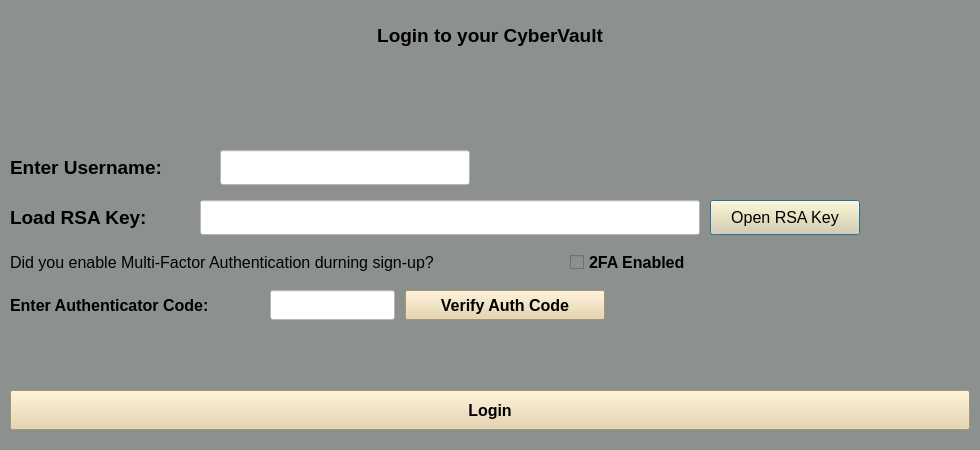
<?xml version="1.0" encoding="UTF-8"?>
<ui version="4.0">
 <class>login_window</class>
 <widget class="QDialog" name="login_window">
  <property name="geometry">
   <rect>
    <x>0</x>
    <y>0</y>
    <width>980</width>
    <height>450</height>
   </rect>
  </property>
  <property name="sizePolicy">
   <sizepolicy hsizetype="Fixed" vsizetype="Fixed">
    <horstretch>0</horstretch>
    <verstretch>0</verstretch>
   </sizepolicy>
  </property>
  <property name="minimumSize">
   <size>
    <width>980</width>
    <height>450</height>
   </size>
  </property>
  <property name="maximumSize">
   <size>
    <width>980</width>
    <height>450</height>
   </size>
  </property>
  <property name="windowTitle">
   <string>Login</string>
  </property>
  <property name="styleSheet">
   <string notr="true">background-color: rgb(141, 145, 141);</string>
  </property>
  <widget class="QLabel" name="title">
   <property name="geometry">
    <rect>
     <x>10</x>
     <y>10</y>
     <width>960</width>
     <height>50</height>
    </rect>
   </property>
   <property name="font">
    <font>
     <family>Arial</family>
     <pointsize>14</pointsize>
     <weight>75</weight>
     <bold>true</bold>
    </font>
   </property>
   <property name="text">
    <string>Login to your CyberVault</string>
   </property>
   <property name="alignment">
    <set>Qt::AlignCenter</set>
   </property>
  </widget>
  <widget class="QLabel" name="user_label">
   <property name="geometry">
    <rect>
     <x>10</x>
     <y>150</y>
     <width>200</width>
     <height>35</height>
    </rect>
   </property>
   <property name="font">
    <font>
     <family>Arial</family>
     <pointsize>14</pointsize>
     <weight>75</weight>
     <bold>true</bold>
    </font>
   </property>
   <property name="text">
    <string>Enter Username: </string>
   </property>
  </widget>
  <widget class="QLineEdit" name="user_entry">
   <property name="geometry">
    <rect>
     <x>220</x>
     <y>150</y>
     <width>250</width>
     <height>35</height>
    </rect>
   </property>
   <property name="font">
    <font>
     <family>Arial</family>
     <pointsize>12</pointsize>
    </font>
   </property>
   <property name="styleSheet">
    <string notr="true">background-color: rgb(255, 255, 255);</string>
   </property>
  </widget>
  <widget class="QLabel" name="rsa_key_label">
   <property name="geometry">
    <rect>
     <x>10</x>
     <y>200</y>
     <width>180</width>
     <height>35</height>
    </rect>
   </property>
   <property name="font">
    <font>
     <family>Arial</family>
     <pointsize>14</pointsize>
     <weight>75</weight>
     <bold>true</bold>
    </font>
   </property>
   <property name="text">
    <string>Load RSA Key:</string>
   </property>
   <property name="alignment">
    <set>Qt::AlignLeading|Qt::AlignLeft|Qt::AlignVCenter</set>
   </property>
  </widget>
  <widget class="QLineEdit" name="rsa_key_entry">
   <property name="geometry">
    <rect>
     <x>200</x>
     <y>200</y>
     <width>500</width>
     <height>35</height>
    </rect>
   </property>
   <property name="font">
    <font>
     <family>Arial</family>
     <pointsize>12</pointsize>
    </font>
   </property>
   <property name="focusPolicy">
    <enum>Qt::StrongFocus</enum>
   </property>
   <property name="styleSheet">
    <string notr="true">background-color: rgb(255, 255, 255);</string>
   </property>
   <property name="echoMode">
    <enum>QLineEdit::Password</enum>
   </property>
  </widget>
  <widget class="QPushButton" name="load_rsa_button">
   <property name="geometry">
    <rect>
     <x>710</x>
     <y>200</y>
     <width>150</width>
     <height>35</height>
    </rect>
   </property>
   <property name="font">
    <font>
     <family>Arial</family>
     <pointsize>12</pointsize>
    </font>
   </property>
   <property name="styleSheet">
    <string notr="true">background-color: rgb(231, 208, 162);</string>
   </property>
   <property name="text">
    <string>Open RSA Key</string>
   </property>
  </widget>
  <widget class="QLabel" name="mfa_label">
   <property name="geometry">
    <rect>
     <x>10</x>
     <y>245</y>
     <width>550</width>
     <height>35</height>
    </rect>
   </property>
   <property name="font">
    <font>
     <family>Arial</family>
     <pointsize>12</pointsize>
    </font>
   </property>
   <property name="text">
    <string>Did you enable Multi-Factor Authentication durning sign-up?</string>
   </property>
  </widget>
  <widget class="QCheckBox" name="mfa_checkBox">
   <property name="geometry">
    <rect>
     <x>570</x>
     <y>245</y>
     <width>150</width>
     <height>35</height>
    </rect>
   </property>
   <property name="font">
    <font>
     <family>Arial</family>
     <pointsize>12</pointsize>
     <weight>75</weight>
     <bold>true</bold>
    </font>
   </property>
   <property name="text">
    <string>2FA Enabled</string>
   </property>
  </widget>
  <widget class="QLabel" name="auth_code_lable">
   <property name="geometry">
    <rect>
     <x>10</x>
     <y>290</y>
     <width>250</width>
     <height>30</height>
    </rect>
   </property>
   <property name="font">
    <font>
     <family>Arial</family>
     <pointsize>12</pointsize>
     <weight>75</weight>
     <bold>true</bold>
    </font>
   </property>
   <property name="text">
    <string>Enter Authenticator Code: </string>
   </property>
  </widget>
  <widget class="QLineEdit" name="auth_code_entry">
   <property name="geometry">
    <rect>
     <x>270</x>
     <y>290</y>
     <width>125</width>
     <height>30</height>
    </rect>
   </property>
   <property name="font">
    <font>
     <family>Arial</family>
     <pointsize>12</pointsize>
    </font>
   </property>
   <property name="styleSheet">
    <string notr="true">background-color: rgb(255, 255, 255);</string>
   </property>
   <property name="text">
    <string/>
   </property>
  </widget>
  <widget class="QPushButton" name="verify_code_btn">
   <property name="geometry">
    <rect>
     <x>405</x>
     <y>290</y>
     <width>200</width>
     <height>30</height>
    </rect>
   </property>
   <property name="font">
    <font>
     <family>Arial</family>
     <pointsize>12</pointsize>
     <weight>75</weight>
     <bold>true</bold>
    </font>
   </property>
   <property name="styleSheet">
    <string notr="true">background-color: rgb(231, 208, 162);
</string>
   </property>
   <property name="text">
    <string>Verify Auth Code</string>
   </property>
  </widget>
  <widget class="QPushButton" name="login_btn">
   <property name="geometry">
    <rect>
     <x>10</x>
     <y>390</y>
     <width>960</width>
     <height>40</height>
    </rect>
   </property>
   <property name="font">
    <font>
     <family>Arial</family>
     <pointsize>12</pointsize>
     <weight>75</weight>
     <bold>true</bold>
    </font>
   </property>
   <property name="styleSheet">
    <string notr="true">background-color: rgb(231, 208, 162);</string>
   </property>
   <property name="text">
    <string>Login</string>
   </property>
  </widget>
 </widget>
 <resources/>
 <connections/>
</ui>
